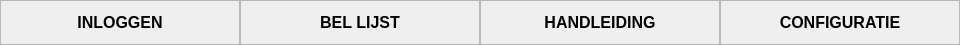
  <widget class="QFrame" name="frame">
   <property name="geometry">
    <rect>
     <x>20</x>
     <y>15</y>
     <width>960</width>
     <height>45</height>
    </rect>
   </property>
   <property name="styleSheet">
    <string notr="true"/>
   </property>
   <property name="frameShape">
    <enum>QFrame::StyledPanel</enum>
   </property>
   <property name="frameShadow">
    <enum>QFrame::Raised</enum>
   </property>
   <widget class="QFrame" name="loginFrame1">
    <property name="geometry">
     <rect>
      <x>0</x>
      <y>0</y>
      <width>240</width>
      <height>45</height>
     </rect>
    </property>
    <property name="cursor">
     <cursorShape>PointingHandCursor</cursorShape>
    </property>
    <property name="frameShape">
     <enum>QFrame::StyledPanel</enum>
    </property>
    <property name="frameShadow">
     <enum>QFrame::Raised</enum>
    </property>
    <widget class="QLabel" name="headerTxt1">
     <property name="geometry">
      <rect>
       <x>0</x>
       <y>0</y>
       <width>240</width>
       <height>45</height>
      </rect>
     </property>
     <property name="font">
      <font>
       <pointsize>12</pointsize>
       <bold>true</bold>
      </font>
     </property>
     <property name="cursor">
      <cursorShape>PointingHandCursor</cursorShape>
     </property>
     <property name="autoFillBackground">
      <bool>false</bool>
     </property>
     <property name="text">
      <string>INLOGGEN</string>
     </property>
     <property name="alignment">
      <set>Qt::AlignCenter</set>
     </property>
    </widget>
   </widget>
   <widget class="QFrame" name="generalFrame1">
    <property name="geometry">
     <rect>
      <x>240</x>
      <y>0</y>
      <width>240</width>
      <height>45</height>
     </rect>
    </property>
    <property name="cursor">
     <cursorShape>PointingHandCursor</cursorShape>
    </property>
    <property name="frameShape">
     <enum>QFrame::StyledPanel</enum>
    </property>
    <property name="frameShadow">
     <enum>QFrame::Raised</enum>
    </property>
    <widget class="QLabel" name="headerTxt2">
     <property name="geometry">
      <rect>
       <x>0</x>
       <y>0</y>
       <width>240</width>
       <height>45</height>
      </rect>
     </property>
     <property name="font">
      <font>
       <pointsize>12</pointsize>
       <bold>true</bold>
      </font>
     </property>
     <property name="cursor">
      <cursorShape>PointingHandCursor</cursorShape>
     </property>
     <property name="autoFillBackground">
      <bool>false</bool>
     </property>
     <property name="text">
      <string>BEL LIJST</string>
     </property>
     <property name="alignment">
      <set>Qt::AlignCenter</set>
     </property>
    </widget>
   </widget>
   <widget class="QFrame" name="extraFrame1">
    <property name="geometry">
     <rect>
      <x>480</x>
      <y>0</y>
      <width>240</width>
      <height>45</height>
     </rect>
    </property>
    <property name="cursor">
     <cursorShape>PointingHandCursor</cursorShape>
    </property>
    <property name="frameShape">
     <enum>QFrame::StyledPanel</enum>
    </property>
    <property name="frameShadow">
     <enum>QFrame::Raised</enum>
    </property>
    <widget class="QLabel" name="headerTxt3">
     <property name="geometry">
      <rect>
       <x>0</x>
       <y>0</y>
       <width>240</width>
       <height>45</height>
      </rect>
     </property>
     <property name="font">
      <font>
       <pointsize>12</pointsize>
       <bold>true</bold>
      </font>
     </property>
     <property name="cursor">
      <cursorShape>PointingHandCursor</cursorShape>
     </property>
     <property name="autoFillBackground">
      <bool>false</bool>
     </property>
     <property name="text">
      <string>HANDLEIDING</string>
     </property>
     <property name="alignment">
      <set>Qt::AlignCenter</set>
     </property>
    </widget>
   </widget>
   <widget class="QFrame" name="settingsFrame1">
    <property name="geometry">
     <rect>
      <x>720</x>
      <y>0</y>
      <width>240</width>
      <height>45</height>
     </rect>
    </property>
    <property name="cursor">
     <cursorShape>PointingHandCursor</cursorShape>
    </property>
    <property name="frameShape">
     <enum>QFrame::StyledPanel</enum>
    </property>
    <property name="frameShadow">
     <enum>QFrame::Raised</enum>
    </property>
    <widget class="QLabel" name="headerTxt4">
     <property name="geometry">
      <rect>
       <x>0</x>
       <y>0</y>
       <width>240</width>
       <height>45</height>
      </rect>
     </property>
     <property name="font">
      <font>
       <pointsize>12</pointsize>
       <bold>true</bold>
      </font>
     </property>
     <property name="cursor">
      <cursorShape>PointingHandCursor</cursorShape>
     </property>
     <property name="autoFillBackground">
      <bool>false</bool>
     </property>
     <property name="text">
      <string>CONFIGURATIE</string>
     </property>
     <property name="alignment">
      <set>Qt::AlignCenter</set>
     </property>
    </widget>
   </widget>
   <zorder>settingsFrame1</zorder>
   <zorder>generalFrame1</zorder>
   <zorder>loginFrame1</zorder>
   <zorder>extraFrame1</zorder>
  </widget>
